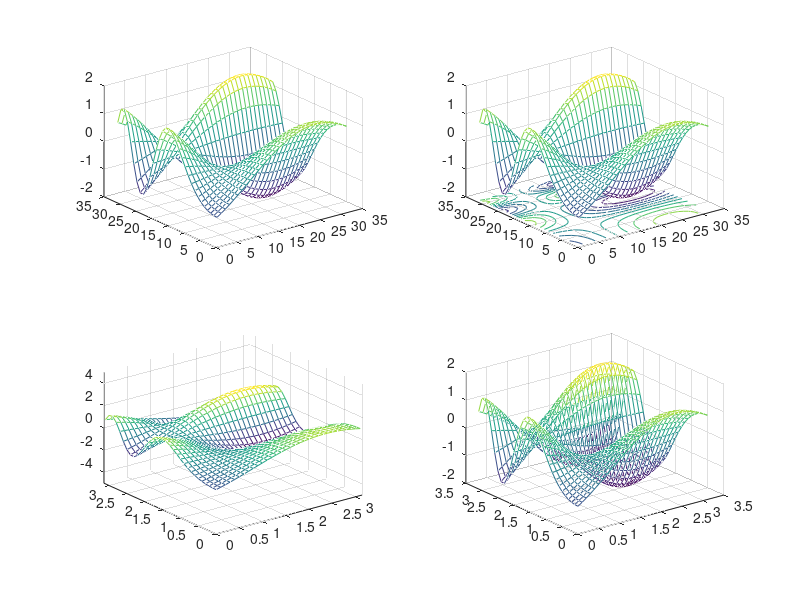
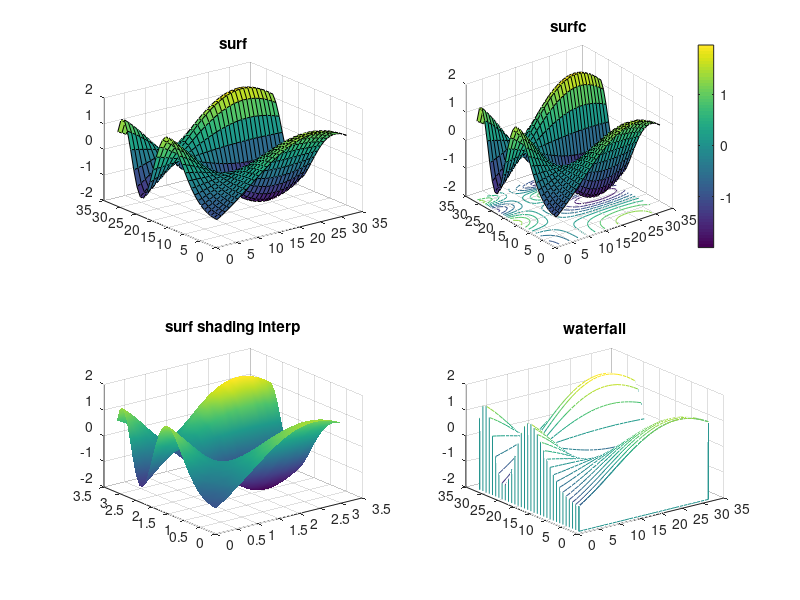

These charts were generated, in order, by the following MATLAB code:
%%% Mesh and Surface Plots
%%% Display a afucntion of two variables z=f(x,y)
%%% 1)  Generate the X and Y matrices consiting of repeated rwos and
%%% columns over the domain of the function.
%%% 2)  Use X and Y to graph the function

%%% Using meshgrid to plot the function:
%%%     z=sin((y^2)+x) - cos((y^2)-x
%%%     for 0<=x, y<=pi

x=0:.1:pi;
y=0:.1:pi;
[X,Y]=meshgrid(x,y)
Z=sin(Y.^2+X)-cos(Y.^2-X);

subplot(221),mesh(Z)
subplot(222),meshc(Z)

subplot(223), mesh(x,y,Z), axis([0 pi 0 pi -5 5])
subplot(224), mesh(X,Y,Z), hidden off

figure
subplot(221), surf(Z), title('\bf{surf}')
subplot(222), surfc(Z),title('\bf{surfc}'), colorbar
subplot(223), surf(X,Y,Z), shading interp, title('\bf{surf} shading interp')
subplot(224), waterfall(Z), title('\bf{waterfall}')